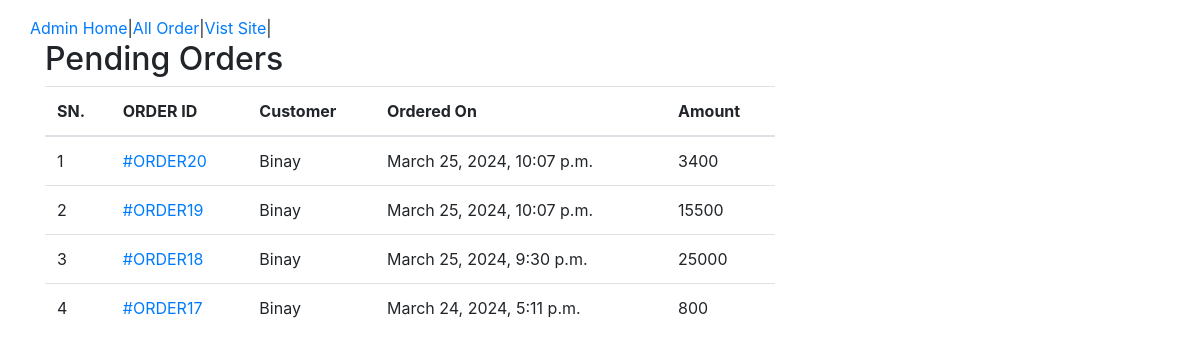
/owner/admin-home/ (signed in), run on an earlier commit of the app's database.
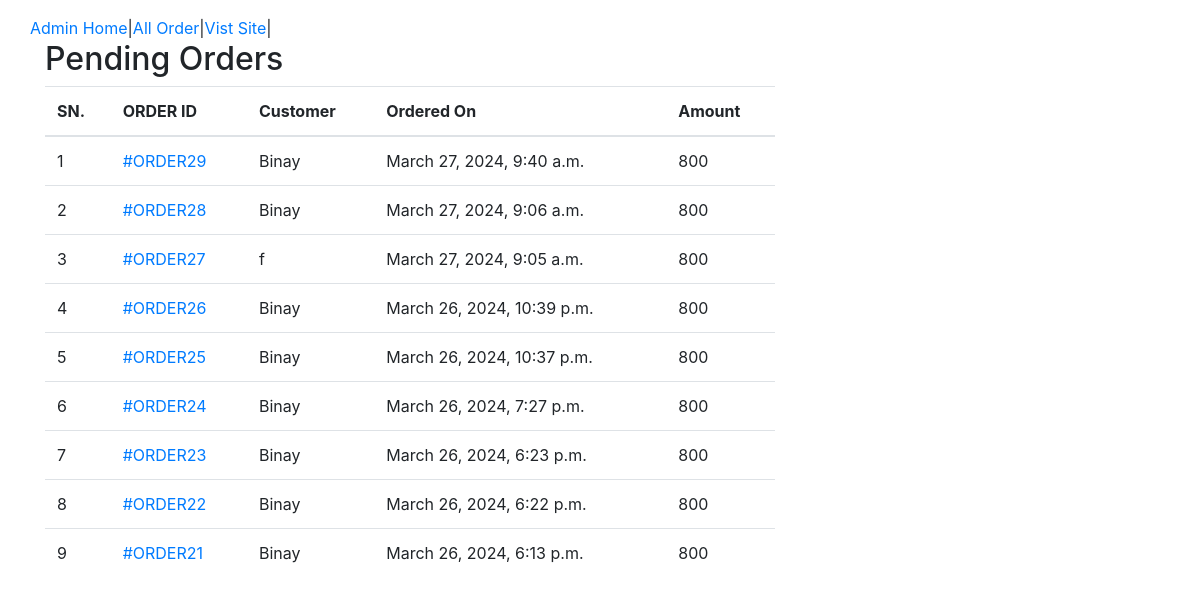
And on a later commit of the database.
### shop/models.py (models this page shows, shortened)
class Order(models.Model):
    cart = models.OneToOneField(Cart, on_delete=models.CASCADE)
    ordered_by = models.CharField(max_length=200)
    shipping_address = models.CharField(max_length=200)
    mobile = models.CharField(max_length=10)
    email = models.EmailField(null=True, blank=True)
    subtotal = models.PositiveIntegerField()
    discount = models.PositiveIntegerField()
    total = models.PositiveIntegerField()
    order_status = models.CharField(max_length=50, choices=ORDER_STATUS)
    created_at = models.DateTimeField(auto_now_add=True)
    payment_method = models.CharField(max_length=20, choices=METHOD, default="Cash On Delivery")
    payment_completed = models.BooleanField(
        default=False, null=True, blank=True)

### owner/views.py (the view)
# urls.py: path('admin-home/', AdminHomeView.as_view(), name="admin_home"),
class AdminHomeView(AdminRequiredMixin,TemplateView):
    template_name = "adminpages/admin_home.html"
    def get_context_data(self, **kwargs):
        context =super().get_context_data(**kwargs)
        context["pending_orders"] = Order.objects.filter(order_status="Order Received").order_by("-id")
        return context

### owner/views.py (called while the page is built)
    def dispatch(self, request, *args, **kwargs) :
        user = request.user
        if request.user.is_authenticated and Admin.objects.filter(user=user).exists():
            print("llog")
        else:
            return redirect("owner/admin-login/")
        print(user)
        return super().dispatch(request, *args, **kwargs)

### templates/adminpages/admin_home.html (shortened to what this page needs)
{% extends 'adminpages/admin_base.html' %}
{% block content %}
<div class="container">
    <div class="row">
        <div class="col-md-8">
            <h2>Pending Orders</h2>
            <table class="table table-hover">
                <thead>
                    <tr>
                        <th>SN.</th>
                        <th>ORDER ID</th>
                        <th>Customer</th>
                        <th>Ordered On</th>
                        <th>Amount</th>
                    </tr>
                </thead>
                <tbody>
                    {% for i in pending_orders %}
                    <tr>
                        <td>{{forloop.counter}}</td>
                        <td><a href="{% url 'owner:admin_order_detail' i.id%}">#ORDER{{i.id}}</td>
                        <td>{{i.ordered_by}}</td>
                        <td>{{i.created_at}}</td>
                        <td>{{i.total}}</td>
                    </tr>
                    {% endfor %}
                </tbody>
            </table>
</div>
{% endblock %}

What changed in the data, as far as the page shows it:
removed Order: id "20", ordered_by "Binay", created_at "March 25, 2024, 10:07 p.m.", total "3400"
removed Order: id "19", ordered_by "Binay", created_at "March 25, 2024, 10:07 p.m.", total "15500"
removed Order: id "18", ordered_by "Binay", created_at "March 25, 2024, 9:30 p.m.", total "25000"
removed Order: id "17", ordered_by "Binay", created_at "March 24, 2024, 5:11 p.m.", total "800"
added Order: id "29", ordered_by "Binay", created_at "March 27, 2024, 9:40 a.m.", total "800"
added Order: id "28", ordered_by "Binay", created_at "March 27, 2024, 9:06 a.m.", total "800"
added Order: id "27", ordered_by "f", created_at "March 27, 2024, 9:05 a.m.", total "800"
added Order: id "26", ordered_by "Binay", created_at "March 26, 2024, 10:39 p.m.", total "800"
added Order: id "25", ordered_by "Binay", created_at "March 26, 2024, 10:37 p.m.", total "800"
added Order: id "24", ordered_by "Binay", created_at "March 26, 2024, 7:27 p.m.", total "800"
added Order: id "23", ordered_by "Binay", created_at "March 26, 2024, 6:23 p.m.", total "800"
added Order: id "22", ordered_by "Binay", created_at "March 26, 2024, 6:22 p.m.", total "800"
added Order: id "21", ordered_by "Binay", created_at "March 26, 2024, 6:13 p.m.", total "800"
